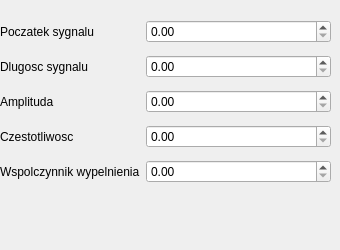
     <widget class="QWidget" name="prostokat">
      <widget class="QWidget" name="formLayoutWidget_9">
       <property name="geometry">
        <rect>
         <x>0</x>
         <y>20</y>
         <width>331</width>
         <height>221</height>
        </rect>
       </property>
       <layout class="QFormLayout" name="prostokatLayout">
        <property name="verticalSpacing">
         <number>12</number>
        </property>
        <item row="0" column="0">
         <widget class="QLabel" name="poczatekSygnaluLabel_6">
          <property name="text">
           <string>Poczatek sygnalu</string>
          </property>
         </widget>
        </item>
        <item row="0" column="1">
         <widget class="QDoubleSpinBox" name="poczatekSygnaluDoubleSpinBox_6">
          <property name="maximum">
           <double>100000.000000000000000</double>
          </property>
         </widget>
        </item>
        <item row="1" column="0">
         <widget class="QLabel" name="dlugoscSygnaluLabel_6">
          <property name="text">
           <string>Dlugosc sygnalu</string>
          </property>
         </widget>
        </item>
        <item row="1" column="1">
         <widget class="QDoubleSpinBox" name="dlugoscSygnaluDoubleSpinBox_6">
          <property name="maximum">
           <double>100000.000000000000000</double>
          </property>
         </widget>
        </item>
        <item row="2" column="0">
         <widget class="QLabel" name="amplitudaLabel_6">
          <property name="text">
           <string>Amplituda</string>
          </property>
         </widget>
        </item>
        <item row="2" column="1">
         <widget class="QDoubleSpinBox" name="amplitudaDoubleSpinBox_6">
          <property name="maximum">
           <double>100000.000000000000000</double>
          </property>
         </widget>
        </item>
        <item row="3" column="0">
         <widget class="QLabel" name="czestotliwoscLabel_6">
          <property name="text">
           <string>Czestotliwosc</string>
          </property>
         </widget>
        </item>
        <item row="3" column="1">
         <widget class="QDoubleSpinBox" name="czestotliwoscDoubleSpinBox_6">
          <property name="maximum">
           <double>100000.000000000000000</double>
          </property>
         </widget>
        </item>
        <item row="4" column="0">
         <widget class="QLabel" name="wspolczynnikWypelnieniaLabel_6">
          <property name="text">
           <string>Wspolczynnik wypelnienia</string>
          </property>
         </widget>
        </item>
        <item row="4" column="1">
         <widget class="QDoubleSpinBox" name="wspolczynnikWypelnieniaDoubleSpinBox_6">
          <property name="maximum">
           <double>100000.000000000000000</double>
          </property>
         </widget>
        </item>
       </layout>
      </widget>
     </widget>
